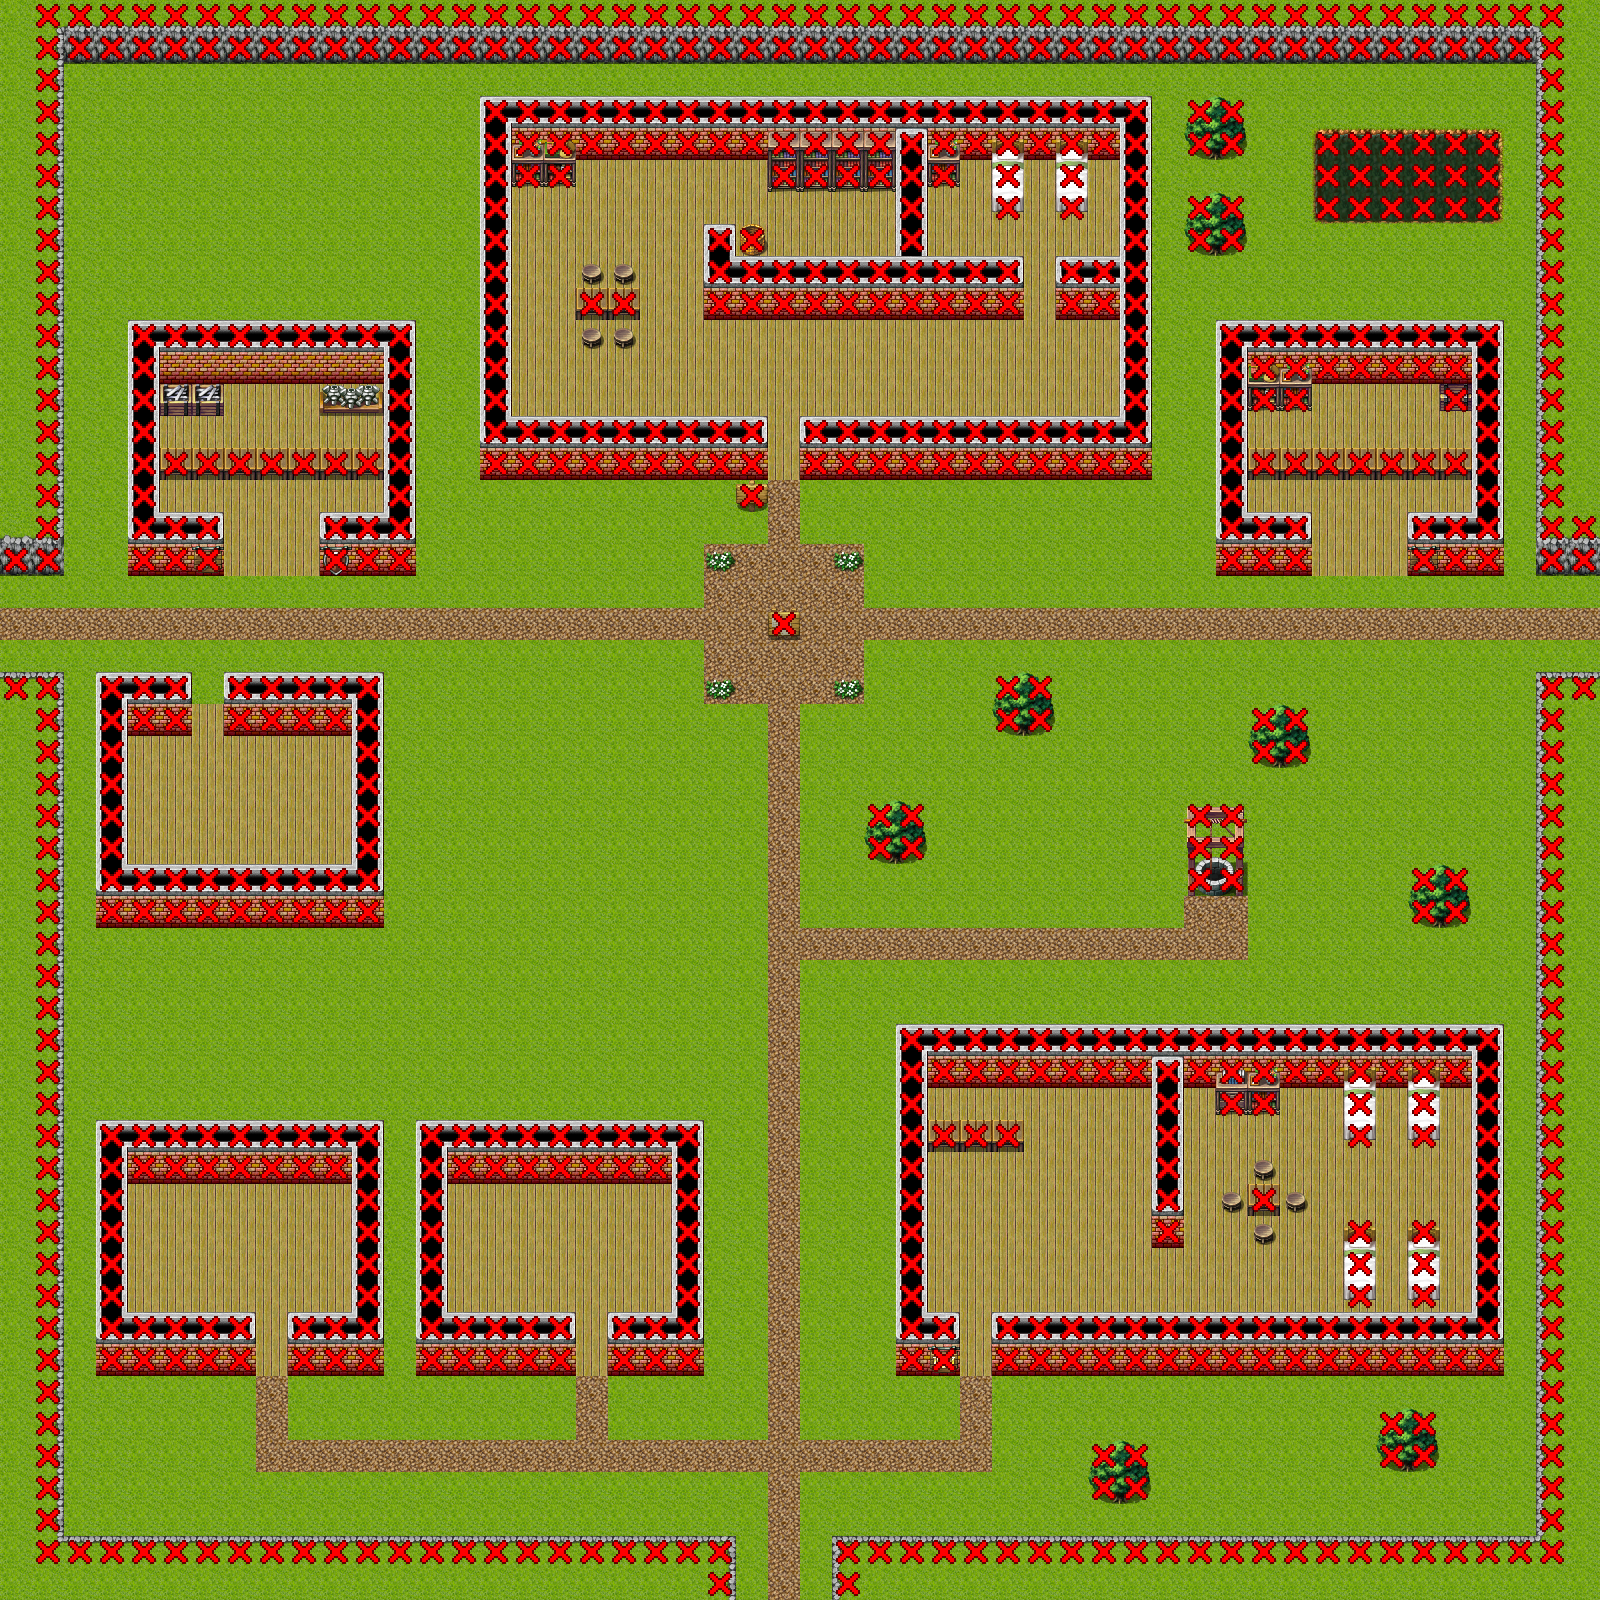

A 2D game scene composited from a Tiled map and its tileset images. What follows is a short description and the map's XML, with each tile layer's data collapsed to a summary:
An orthogonal 50x50 tile map with 32x32 px tiles, 3 tile layers (Layer1, Layer2, Collision), 10 tilesets and 13 objects (6x Actor, 2x Counter, 2x Event, Player).

<map version="1.0" orientation="orthogonal" width="50" height="50" tilewidth="32" tileheight="32">
 <tileset firstgid="1" name="tile0" tilewidth="32" tileheight="32">
  <image source="tile0.png" width="512" height="512" />
 </tileset>
 <tileset firstgid="257" name="tile1" tilewidth="32" tileheight="32">
  <image source="tile1.png" width="512" height="512" />
 </tileset>
 <tileset firstgid="513" name="actor50" tilewidth="32" tileheight="32">
  <image source="actor2.png" width="96" height="128" />
 </tileset>
 <tileset firstgid="525" name="actor1" tilewidth="32" tileheight="32">
  <image source="actor1.png" width="96" height="128" />
 </tileset>
 <tileset firstgid="537" name="actor52" tilewidth="32" tileheight="32">
  <image source="actor4.png" width="96" height="128" />
 </tileset>
 <tileset firstgid="549" name="actor53" tilewidth="32" tileheight="32">
  <image source="actor5.png" width="96" height="128" />
 </tileset>
 <tileset firstgid="561" name="actor54" tilewidth="32" tileheight="32">
  <image source="actor6.png" width="96" height="128" />
 </tileset>
 <tileset firstgid="573" name="actor55" tilewidth="32" tileheight="32">
  <image source="actor7.png" width="96" height="128" />
 </tileset>
 <tileset firstgid="585" name="actor51" tilewidth="32" tileheight="32">
  <image source="actor3.png" width="96" height="128" />
 </tileset>
 <tileset firstgid="597" name="flag" tilewidth="32" tileheight="32">
  <image source="flag.png" width="512" height="512" />
 </tileset>
 <layer name="Layer1" width="50" height="50">
  <data>[2500 cells, 2500 non-empty, 36 distinct tile ids]</data>
 </layer>
 <layer name="Layer2" width="50" height="50">
  <data>[2500 cells, 122 non-empty, 35 distinct tile ids]</data>
 </layer>
 <layer name="Collision" width="50" height="50">
  <properties>
   <property name="visible" value="false" />
  </properties>
  <data>[2500 cells, 753 non-empty, 1 distinct tile ids]</data>
 </layer>
 <objectgroup name="Object" width="50" height="50">
  <object name="Player" type="Player" gid="525" x="768" y="1536" />
  <object name="WeaponShop" type="Actor" gid="538" x="192" y="448">
   <properties>
    <property name="playAnim" value="walkDown" />
   </properties>
  </object>
  <object name="ArmorShop" type="Actor" gid="538" x="320" y="448">
   <properties>
    <property name="playAnim" value="walkDown" />
   </properties>
  </object>
  <object type="Counter" x="192" y="448" width="32" height="32" />
  <object type="Counter" x="320" y="448" width="32" height="32" />
  <object name="Hotel" type="Actor" gid="586" x="960" y="1120" />
  <object name="Board" type="Event" x="768" y="608" width="32" height="32" />
  <object name="ItemShop" type="Actor" gid="586" x="1344" y="448" />
  <object gid="562" x="576" y="224" />
  <object name="Elder" type="Actor" gid="577" x="896" y="384" />
  <object name="Pool" type="Event" x="1312" y="128" width="192" height="96" />
  <object gid="520" x="1280" y="192" />
  <object name="Men1" type="Actor" gid="514" x="544" y="832">
   <properties>
    <property name="moveType" value="moveTypeRandom" />
   </properties>
  </object>
 </objectgroup>
</map>
